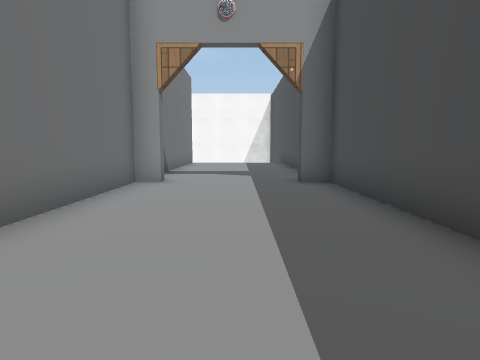
[1] (above)

14 first-person views from a walk through a scene from a Unity 3-D project. The camera is 1.5 m above the floor, tilts 6° down and sees 75° across. Doors are open. The floor is counted in squares, 1.8 m on a side. Each view is taken from the middle of a square. On the plan, view 1 faces up. The plan holds only what a view shows up to about 11 squares ahead; the rest is blank. The place goes on beyond the plan. The player character is not drawn. Some surface patterns are stand-ins.

[2]
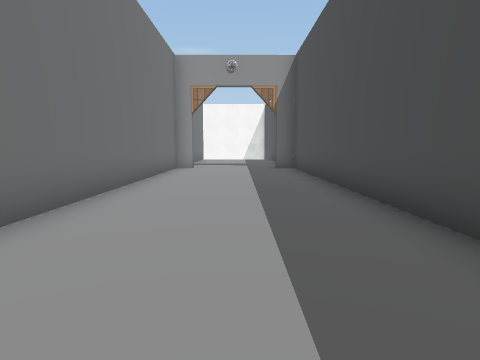

[3]
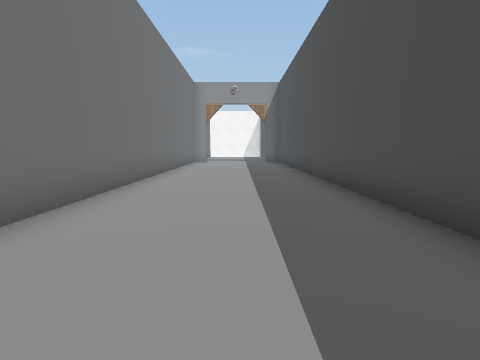

[4]
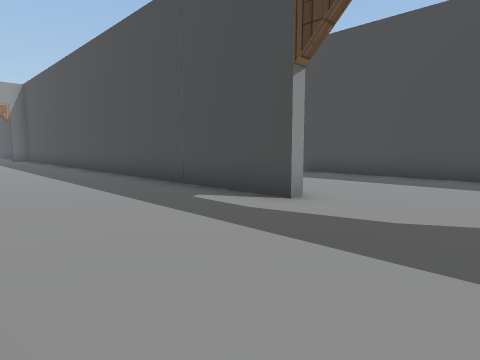

[5]
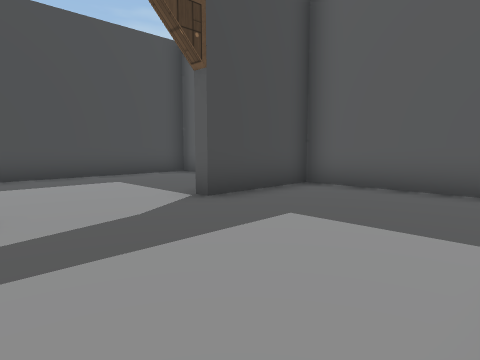

[6]
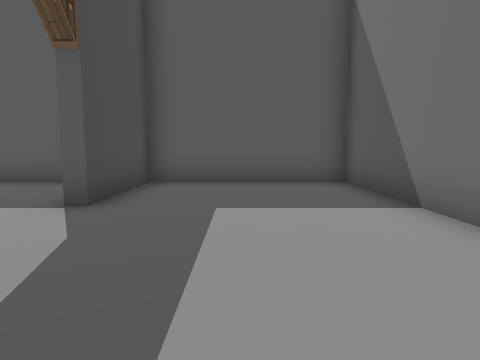

[7]
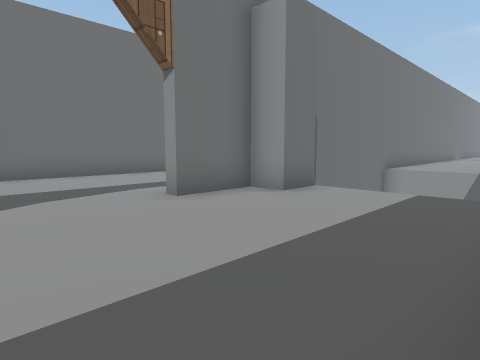

[8]
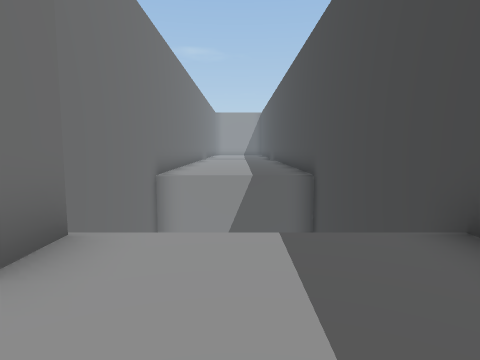

[9]
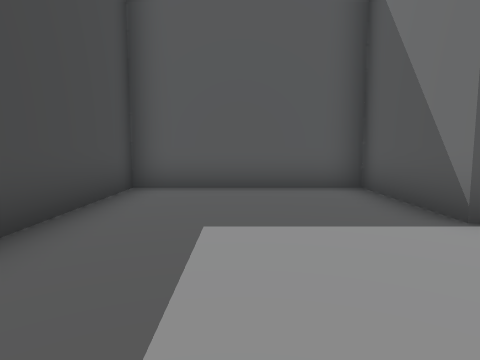

[10]
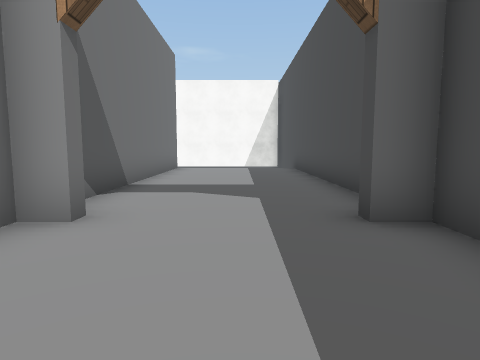

[11]
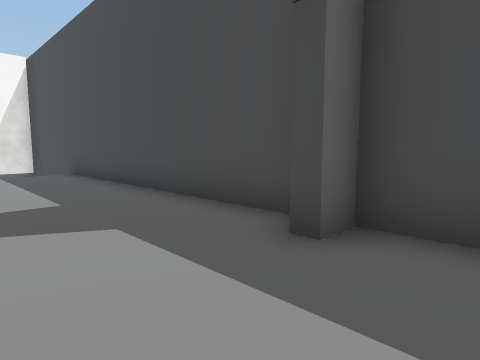

[12]
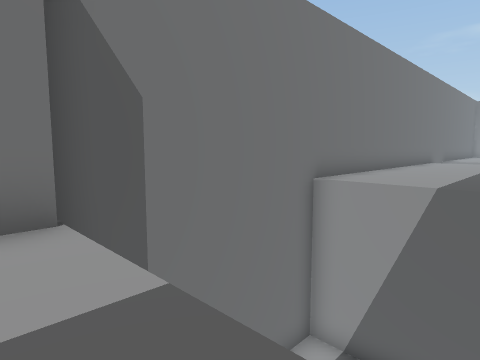

[13]
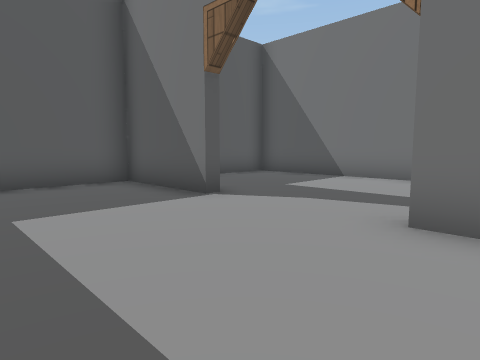

[14]
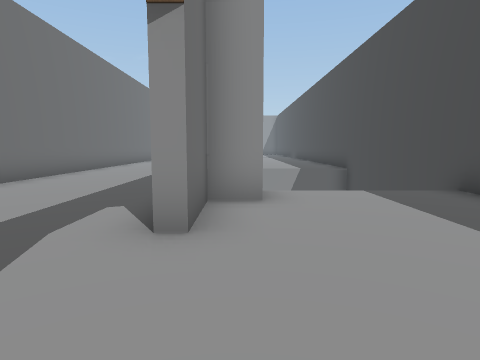

### Floor plan
Key: @ floor where view 1 was taken; # wall or solid block; . floor; D open door; v drop or lower ground.
Columns run from 3 left of view 1 to 8 right of it. Each row starts with its distance up from view 1.
 18      #
 17      #
 16    ...#
 15 #.....#
 14 #.....#
 13 #.....#
 12 #.....#
 11 #.....#
 10 #.....#
  9 #.....#
  8 #DDDD#
  7 #.....#
  6 #.....#
  5 #.....#
  4 #.....#
  3 #.....#..
  2 #.....#..
  1 #.....#...
  0 #..@..#...#
 -1 #.....#...#
 -2 #.....#vvv#
 -3 #.....#   #
 -4 #.....#   #
 -5 #.....#   #
 -6 #.....#   #
 -7 #.....#   #
 -8 #.....#vvv##
 -9 #....##....#
-10 #....#.....#
-11 #....D.....#
-12 #....D.....#
-13 #....D.....#
-14 #....D.....#
-15 #....#.....#
-16 #....#.....#
-17 #....#.....#
-18 ############

Positions as (right, up) in squares from view 1, and headings:
1: (0, 0), facing up
2: (0, -5), facing up
3: (0, -10), facing up
4: (-2, -14), facing up-right
5: (-2, -11), facing down-right
6: (0, -10), facing down
7: (7, -14), facing up-left
8: (5, -11), facing up
9: (5, -11), facing down
10: (0, 4), facing up
11: (-1, 6), facing up-right
12: (7, -9), facing up-left
13: (6, -10), facing down-left
14: (3, -14), facing up
